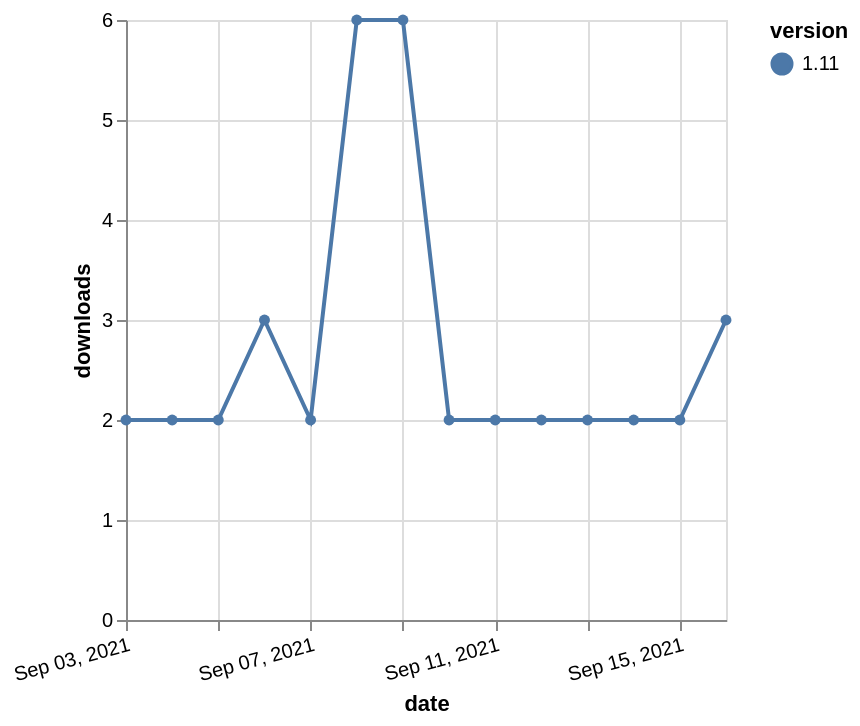

The Vega-Lite source for this figure:
### Vega-Lite specification from a JSON file in a GitHub repository (floating-point values rounded to 4 significant figures)
{"$schema": "https://vega.github.io/schema/vega-lite/v5.json", "description": "A simple bar chart with embedded data.", "data": {"values": [{"date": "2021-09-03", "total": 3873, "delta": 2, "version": "1.11"}, {"date": "2021-09-04", "total": 3875, "delta": 2, "version": "1.11"}, {"date": "2021-09-05", "total": 3877, "delta": 2, "version": "1.11"}, {"date": "2021-09-06", "total": 3880, "delta": 3, "version": "1.11"}, {"date": "2021-09-07", "total": 3882, "delta": 2, "version": "1.11"}, {"date": "2021-09-08", "total": 3888, "delta": 6, "version": "1.11"}, {"date": "2021-09-09", "total": 3894, "delta": 6, "version": "1.11"}, {"date": "2021-09-10", "total": 3896, "delta": 2, "version": "1.11"}, {"date": "2021-09-11", "total": 3898, "delta": 2, "version": "1.11"}, {"date": "2021-09-12", "total": 3900, "delta": 2, "version": "1.11"}, {"date": "2021-09-13", "total": 3902, "delta": 2, "version": "1.11"}, {"date": "2021-09-14", "total": 3904, "delta": 2, "version": "1.11"}, {"date": "2021-09-15", "total": 3906, "delta": 2, "version": "1.11"}, {"date": "2021-09-16", "total": 3909, "delta": 3, "version": "1.11"}]}, "width": "container", "mark": {"type": "line", "point": {"filled": true}}, "encoding": {"x": {"field": "date", "type": "temporal", "timeUnit": "yearmonthdate", "title": "date", "axis": {"labelAngle": -15}}, "y": {"field": "delta", "type": "quantitative", "title": "downloads"}, "color": {"field": "version", "type": "nominal"}, "tooltip": {"field": "delta"}}}
